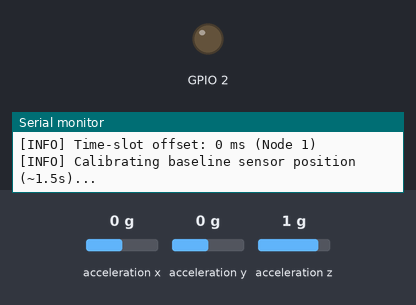
A program run on a simulated ESP32. Shown: output pins drawn as LEDs (lit = HIGH), the last lines printed to the serial monitor. Wiring (inferred from the names in the program): MPU-6050 motion sensor at I2C address 0x68. Dashed ring = blinking. The test bench sets the inputs (shaded band); at power-on: acceleration x 0 g, acceleration y 0 g, acceleration z 1 g. No radio packets arrive unless stated.

Above: at 1.2 s.
At 5.2 s:
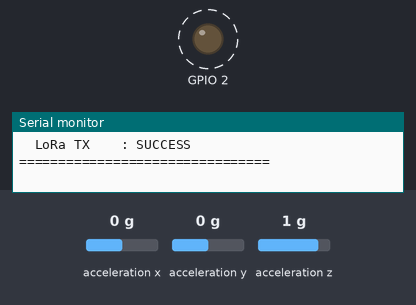
5.3 s: acceleration x set to -1.4 g
Timing chart, 0 to 14.3 s (numbered marks = the images above; inputs shaded):
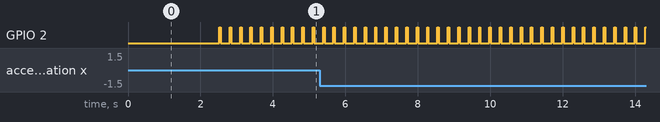

Measured:
- by itself, GPIO 2: alternates HIGH for 0.04 s and LOW for 0.25 s

The program:

main.cpp
```cpp
// GROSEN: ESP32 pit slope sensor node firmware sampling MPU6050 and transmitting LoRa telemetry.

#include <Arduino.h>
#include <Wire.h>
#include <SPI.h>
#include <LoRa.h>
#include "config.h"

// Baseline calibration buffers, sampling arrays, and timing state variables.
float baseline_ax = 0.0, baseline_ay = 0.0, baseline_az = 1.0;
bool calibrated = false;
int cal_count = 0;
float cal_sum_ax = 0.0, cal_sum_ay = 0.0, cal_sum_az = 0.0;

float buf_ax[SAMPLES_PER_TX];
float buf_ay[SAMPLES_PER_TX];
float buf_az[SAMPLES_PER_TX];
int buf_idx = 0;

unsigned long last_sample_ms = 0;
uint32_t packet_seq = 0;
bool mpu_ok = false;

// 1D Kalman filter implementation for suppressing high-frequency mechanical vibration from tilt angles.
struct KalmanFilter1D {
    float x;
    float P;
    float Q;
    float R;
    bool  initialized;

    void init(float initial_val, float q = 0.08f, float r = 0.35f) {
        x = initial_val;
        P = 10.0f;
        Q = q;
        R = r;
        initialized = true;
    }

    float update(float measurement) {
        if (!initialized) {
            init(measurement);
            return x;
        }
        P = P + Q;
        float K = P / (P + R);
        x = x + K * (measurement - x);
        P = (1.0f - K) * P;
        return x;
    }
};

KalmanFilter1D kf_pitch;
KalmanFilter1D kf_roll;
KalmanFilter1D kf_total;

uint8_t detected_mpu_addr = MPU6050_ADDR;
bool lora_ok = false;

struct I2CPinPair {
    int sda;
    int scl;
};

// Candidate I2C pin pairs safe from LoRa SPI overlap.
const I2CPinPair candidate_pins[] = {
    {21, 22},
    {22, 21},
    {32, 33},
    {25, 27},
    {16, 17}
};

float last_read_temp = 28.5;

// Auto-probe candidate I2C pins and addresses to initialize MPU6050 in +/-2g mode.
bool initMPU6050() {
    uint8_t test_addrs[] = {0x68, 0x69};

    for (const auto &pair : candidate_pins) {
        Wire.end();
        Wire.begin(pair.sda, pair.scl);
        Wire.setClock(100000);
        delay(15);

        for (uint8_t addr : test_addrs) {
            Wire.beginTransmission(addr);
            byte err = Wire.endTransmission(true);
            if (err == 0) {
                detected_mpu_addr = addr;

                // Wake up MPU6050 by clearing sleep bit in power management register.
                Wire.beginTransmission(detected_mpu_addr);
                Wire.write(REG_PWR_MGMT_1);
                Wire.write(0x00);
                Wire.endTransmission(true);
                delay(30);

                // Set accelerometer full-scale range to +/-2g.
                Wire.beginTransmission(detected_mpu_addr);
                Wire.write(REG_ACCEL_CONFIG);
                Wire.write(ACCEL_RANGE << 3);
                Wire.endTransmission(true);
                delay(10);

                // Verify device communication via WHO_AM_I register.
                Wire.beginTransmission(detected_mpu_addr);
                Wire.write(REG_WHO_AM_I);
                Wire.endTransmission(false);
                Wire.requestFrom((uint8_t)addr, (uint8_t)1);
                uint8_t who = Wire.available() ? Wire.read() : 0;

                Serial.printf("[OK]   MPU6050 detected on SDA=%d, SCL=%d at 0x%02X (WHO_AM_I: 0x%02X)!\n",
                              pair.sda, pair.scl, addr, who);
                return true;
            }
        }
    }
    // Revert to configured default I2C pins if auto-detection fails.
    Wire.end();
    Wire.begin(MPU6050_SDA, MPU6050_SCL);
    Wire.setClock(100000);
    return false;
}

// Read raw 3-axis accelerometer and temperature registers in a single atomic I2C transaction.
bool readAccelAndTemp(float &ax, float &ay, float &az, float &temp) {
    if (!mpu_ok) return false;

    Wire.beginTransmission(detected_mpu_addr);
    Wire.write(REG_ACCEL_XOUT_H);
    byte err = Wire.endTransmission(false);
    if (err != 0) {
        Wire.beginTransmission(detected_mpu_addr);
        Wire.write(REG_ACCEL_XOUT_H);
        if (Wire.endTransmission(true) != 0) return false;
    }

    Wire.requestFrom((uint8_t)detected_mpu_addr, (uint8_t)8);
    if (Wire.available() < 8) return false;

    int16_t raw_ax = (Wire.read() << 8) | Wire.read();
    int16_t raw_ay = (Wire.read() << 8) | Wire.read();
    int16_t raw_az = (Wire.read() << 8) | Wire.read();
    int16_t raw_t  = (Wire.read() << 8) | Wire.read();

    ax = (float)raw_ax / ACCEL_SCALE;
    ay = (float)raw_ay / ACCEL_SCALE;
    az = (float)raw_az / ACCEL_SCALE;
    temp = ((float)raw_t / 340.0f) + 36.53f;
    last_read_temp = temp;

    return true;
}

// Read 3-axis acceleration values discarding temperature readout.
bool readAccel(float &ax, float &ay, float &az) {
    float dummy_temp;
    return readAccelAndTemp(ax, ay, az, dummy_temp);
}

// Return most recently sampled chip temperature in Celsius.
float readTempC() {
    return last_read_temp;
}

// Compute pitch, roll, total 3D tilt angle, and vibration statistics from sample buffer.
void computeMetrics(float &tilt_pitch, float &tilt_roll, float &tilt_total,
                    float &vib_rms, float &vib_peak) {
    // Calculate mean acceleration vector across sampling window.
    float mean_ax = 0, mean_ay = 0, mean_az = 0;
    for (int i = 0; i < SAMPLES_PER_TX; i++) {
        mean_ax += buf_ax[i];
        mean_ay += buf_ay[i];
        mean_az += buf_az[i];
    }
    mean_ax /= SAMPLES_PER_TX;
    mean_ay /= SAMPLES_PER_TX;
    mean_az /= SAMPLES_PER_TX;

    // Calculate trigonometric tilt angles from static gravity vector components.
    float raw_pitch = atan2(mean_ax, sqrt(mean_ay * mean_ay + mean_az * mean_az)) * 180.0 / PI;
    float raw_roll  = atan2(mean_ay, sqrt(mean_ax * mean_ax + mean_az * mean_az)) * 180.0 / PI;
    float raw_total = atan2(sqrt(mean_ax * mean_ax + mean_ay * mean_ay), mean_az) * 180.0 / PI;

    // Apply embedded 1D Kalman filters to eliminate micro-vibration noise.
    tilt_pitch = kf_pitch.update(raw_pitch);
    tilt_roll  = kf_roll.update(raw_roll);
    tilt_total = kf_total.update(raw_total);

    // Compute root-mean-square and peak acceleration deviation from static mean.
    float dev_sum_sq = 0.0;
    float peak_dev = 0.0;
    for (int i = 0; i < SAMPLES_PER_TX; i++) {
        float dx = buf_ax[i] - mean_ax;
        float dy = buf_ay[i] - mean_ay;
        float dz = buf_az[i] - mean_az;
        float dev = sqrt(dx * dx + dy * dy + dz * dz);
        dev_sum_sq += dev * dev;
        if (dev > peak_dev) peak_dev = dev;
    }
    vib_rms  = sqrt(dev_sum_sq / SAMPLES_PER_TX);
    vib_peak = peak_dev;
}

// Assemble CSV formatted sensor telemetry packet and transmit over LoRa radio.
void transmitPacket() {
    float tilt_pitch, tilt_roll, tilt_total, vib_rms, vib_peak;

    if (TEST_MODE) {
        tilt_pitch = TEST_TILT_PITCH;
        tilt_roll  = TEST_TILT_ROLL;
        tilt_total = TEST_TILT_TOTAL;
        vib_rms    = TEST_VIB_RMS;
        vib_peak   = TEST_VIB_PEAK;
    } else {
        computeMetrics(tilt_pitch, tilt_roll, tilt_total, vib_rms, vib_peak);
    }

    float temp = TEST_MODE ? TEST_TEMP : readTempC();

    // Serialize measurements into compact CSV telemetry string.
    char packet[128];
    snprintf(packet, sizeof(packet),
             "N%d,%lu,%.3f,%.3f,%.3f,%.4f,%.4f,%.1f",
             NODE_ID, (unsigned long)packet_seq,
             tilt_pitch, tilt_roll, tilt_total,
             vib_rms, vib_peak, temp);

    // Broadcast packet via LoRa transceiver and flash onboard indicator LED.
    if (lora_ok) {
        LoRa.beginPacket();
        LoRa.print(packet);
        LoRa.endPacket();
        digitalWrite(2, HIGH);
        delay(40);
        digitalWrite(2, LOW);
    } else {
        // Attempt hot recovery of SPI LoRa transceiver if previously disconnected.
        if (LoRa.begin((long)LORA_FREQUENCY)) {
            lora_ok = true;
            LoRa.setSpreadingFactor(LORA_SF);
            LoRa.setSignalBandwidth((long)LORA_BW);
            LoRa.setCodingRate4(LORA_CR);
            LoRa.setSyncWord(LORA_SYNC_WORD);
            LoRa.setTxPower(LORA_TX_POWER);
            LoRa.setPreambleLength(LORA_PREAMBLE);
            Serial.println("[HOT-PLUG] LoRa initialized successfully!");
        }
    }

    // Output formatted transmission diagnostics to serial monitor.
    Serial.println("================================");
    Serial.printf("  SENSOR NODE %d — TX #%lu\n", NODE_ID, (unsigned long)packet_seq);
    Serial.println("================================");
    Serial.printf("  Tilt Pitch : %+.3f deg\n", tilt_pitch);
    Serial.printf("  Tilt Roll  : %+.3f deg\n", tilt_roll);
    Serial.printf("  Tilt Total : %.3f deg\n", tilt_total);
    Serial.printf("  Vib RMS    : %.4f g\n", vib_rms);
    Serial.printf("  Vib Peak   : %.4f g\n", vib_peak);
    Serial.printf("  Temp       : %.1f C\n", temp);
    Serial.printf("  Packet     : %s\n", packet);
    Serial.printf("  LoRa TX    : %s\n", lora_ok ? "SUCCESS" : "SKIPPED (SPI not connected)");
    Serial.println("================================\n");

    packet_seq++;
}

// Initialize serial monitor, I2C bus, MPU6050 sensor, and LoRa transceiver.
void setup() {
    Serial.begin(115200);
    delay(1000);

    Serial.println();
    Serial.println("========================================");
    Serial.printf("  GROSEN - SENSOR NODE %d\n", NODE_ID);
    Serial.println("  Prototype / Demonstration System");
    Serial.println("  SIH 2026 — PS 26025");
    Serial.println("========================================");
    Serial.println();

    if (TEST_MODE) {
        Serial.println("[MODE] *** TEST MODE ACTIVE ***");
        Serial.println("[MODE] Sending fixed test values.");
        Serial.println();
    }

    // Initialize I2C bus at 100 kHz clock speed for jumper wire reliability.
    Wire.begin(MPU6050_SDA, MPU6050_SCL);
    Wire.setClock(100000);

    mpu_ok = initMPU6050();
    if (mpu_ok) {
        Serial.printf("[OK]   MPU6050 detected at 0x%02X\n", detected_mpu_addr);
    } else {
        Serial.println("[WARN] MPU6050 NOT DETECTED on 0x68 or 0x69!");
        Serial.println("       Check wiring: VCC->3V3/5V, GND->GND, SDA->21, SCL->22.");
        Serial.println("       Firmware will auto-detect sensor as soon as wires are seated.");
        calibrated = true;
    }

    // Configure GPIO 2 as diagnostic LED output.
    pinMode(2, OUTPUT);
    digitalWrite(2, LOW);

    // Initialize SPI bus and LoRa radio transceiver.
    SPI.begin(LORA_SCK, LORA_MISO, LORA_MOSI, LORA_CS);
    LoRa.setPins(LORA_CS, LORA_RST, LORA_DIO0);

    lora_ok = false;
    for (int retry = 0; retry < 3; retry++) {
        if (LoRa.begin((long)LORA_FREQUENCY)) {
            lora_ok = true;
            Serial.printf("[OK]   LoRa initialized at %.1f MHz\n", LORA_FREQUENCY / 1E6);
            break;
        }
        Serial.printf("[RETRY] LoRa init retry %d/3...\n", retry + 1);
        delay(400);
    }

    if (lora_ok) {
        LoRa.setSpreadingFactor(LORA_SF);
        LoRa.setSignalBandwidth((long)LORA_BW);
        LoRa.setCodingRate4(LORA_CR);
        LoRa.setSyncWord(LORA_SYNC_WORD);
        LoRa.setTxPower(LORA_TX_POWER);
        LoRa.setPreambleLength(LORA_PREAMBLE);
        Serial.printf("[OK]   LoRa config: SF=%d BW=%.0fkHz CR=4/%d SW=0x%02X TX=%ddBm\n",
                      LORA_SF, LORA_BW / 1000.0, LORA_CR, LORA_SYNC_WORD, LORA_TX_POWER);
    } else {
        Serial.println("[FAIL] LoRa initialization FAILED!");
        Serial.println("       Check SPI wiring: SCK(18) MISO(19) MOSI(23) CS(5) RST(4) DIO0(26).");
        Serial.println("       Firmware will keep sampling MPU6050 and auto-reconnect LoRa once plugged.");
    }
    Serial.printf("[INFO] Time-slot offset: %d ms (Node %d)\n", TX_SLOT_OFFSET_MS, NODE_ID);
    Serial.println();

    if (TEST_MODE || !mpu_ok) {
        Serial.println("[INFO] Skipping calibration (Instant Mode).");
        calibrated = true;
    } else {
        Serial.println("[INFO] Calibrating baseline sensor position (~1.5s)...");
    }

    // Delay boot transmission according to assigned TDMA time-slot offset.
    if (TX_SLOT_OFFSET_MS > 0) {
        delay(TX_SLOT_OFFSET_MS);
    }

    Serial.println();
}

// Sample sensor at 25 Hz, update baseline calibration, and transmit packets when buffer fills.
void loop() {
    unsigned long now = millis();

    // Enforce 40 ms sampling period for 25 Hz acquisition rate.
    if (now - last_sample_ms < SAMPLE_INTERVAL_MS) return;
    last_sample_ms = now;

    // Handle periodic packet transmission in test mode.
    if (TEST_MODE) {
        buf_idx++;
        if (buf_idx >= SAMPLES_PER_TX) {
            transmitPacket();
            buf_idx = 0;
        }
        return;
    }

    // Periodically re-probe I2C bus if MPU6050 was previously disconnected.
    static unsigned long last_mpu_retry = 0;
    if (!mpu_ok && (now - last_mpu_retry > 2000)) {
        last_mpu_retry = now;
        mpu_ok = initMPU6050();
        if (mpu_ok) {
            Serial.printf("[HOT-PLUG] MPU6050 connected and initialized at 0x%02X!\n", detected_mpu_addr);
        }
    }

    // Read accelerometer sample with synthetic harmonic fallback.
    float ax = 0.0, ay = 0.0, az = 1.0;
    if (mpu_ok) {
        if (!readAccel(ax, ay, az)) {
            ax = (buf_idx > 0) ? buf_ax[buf_idx - 1] : 0.0;
            ay = (buf_idx > 0) ? buf_ay[buf_idx - 1] : 0.0;
            az = (buf_idx > 0) ? buf_az[buf_idx - 1] : 1.0;
        }
    } else {
        float t = (float)millis() / 1000.0f;
        ax = 0.02f * sin(t);
        ay = 0.015f * cos(t);
        az = 0.999f;
    }

    // Accumulate initial baseline calibration samples before starting transmissions.
    if (!calibrated) {
        cal_sum_ax += ax;
        cal_sum_ay += ay;
        cal_sum_az += az;
        cal_count++;

        if (cal_count >= 30) {
            baseline_ax = cal_sum_ax / 30.0f;
            baseline_ay = cal_sum_ay / 30.0f;
            baseline_az = cal_sum_az / 30.0f;
            calibrated = true;
            Serial.println("[OK]   Calibration complete! Transmitting data.\n");
        }
        return;
    }

    // Append acceleration sample to transmission buffer and transmit when full.
    buf_ax[buf_idx] = ax;
    buf_ay[buf_idx] = ay;
    buf_az[buf_idx] = az;
    buf_idx++;

    if (buf_idx >= SAMPLES_PER_TX) {
        transmitPacket();
        buf_idx = 0;
    }
}
```

config.h
```cpp
// GROSEN: Sensor node hardware pinout and LoRa radio configuration.
#ifndef CONFIG_H
#define CONFIG_H

// Numerical sensor node identifier (1 for Node 1, 2 for Node 2).
#define NODE_ID             1

// String representation of node identifier matching backend topology.
#define NODE_ID_STR         (NODE_ID == 1 ? "NODE_01" : "NODE_02")

// Toggle sending fixed test metrics instead of live accelerometer data.
#define TEST_MODE           false

// I2C bus pin definitions and default address for MPU6050 sensor.
#define MPU6050_SDA         21
#define MPU6050_SCL         22
#define MPU6050_ADDR        0x68

// MPU6050 register addresses for power management, config, and data readout.
#define REG_PWR_MGMT_1      0x6B
#define REG_ACCEL_CONFIG     0x1C
#define REG_ACCEL_XOUT_H     0x3B
#define REG_TEMP_OUT_H       0x41
#define REG_WHO_AM_I         0x75

// Accelerometer dynamic range selection (0 = +/-2g, 16384 LSB/g).
#define ACCEL_RANGE         0
#define ACCEL_SCALE         16384.0

// SPI bus pin assignments for RA-02 SX1278 LoRa module.
#define LORA_SCK            18
#define LORA_MISO           19
#define LORA_MOSI           23
#define LORA_CS             5
#define LORA_RST            4
#define LORA_DIO0           26

// RF configuration parameters for 433 MHz LoRa transceiver.
#define LORA_FREQUENCY      433E6
#define LORA_SF             7
#define LORA_BW             125E3
#define LORA_CR             5
#define LORA_SYNC_WORD      0x34
#define LORA_TX_POWER       17
#define LORA_PREAMBLE       8

// Sampling timing and transmission buffer size parameters.
#define SAMPLE_INTERVAL_MS  40
#define SAMPLES_PER_TX      5
#define CALIBRATION_SAMPLES 25

// Transmission time-slot offset in milliseconds to prevent packet collisions.
#define TX_SLOT_OFFSET_MS   ((NODE_ID - 1) * 90)

// Fixed test mode values for bench validation without physical sensor.
#define TEST_TILT_PITCH     1.20
#define TEST_TILT_ROLL      0.50
#define TEST_TILT_TOTAL     1.30
#define TEST_VIB_RMS        0.03
#define TEST_VIB_PEAK       0.15
#define TEST_TEMP           30.0

#endif // CONFIG_H
```
